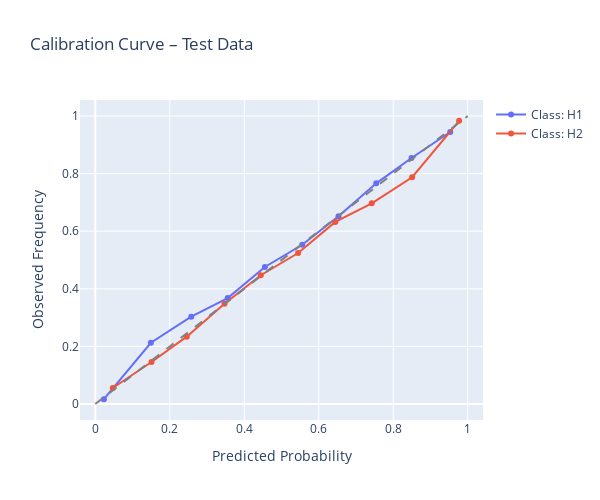

Notebook cell for this chart:
### Markdown cell above
#### ROT Set

### Code cell
# Predict class probabilities for the test set
probs_ret_rot = lgbm_model.predict_proba(X_ret_rot_encoded)  # Shape: (n_samples, n_classes)

# Convert probabilities to class predictions
y_ret_rot_pred = np.argmax(probs_ret_rot, axis=1)

# Inverse transform to original labels if LabelEncoder was used
y_ret_rot_pred_labels = le.inverse_transform(y_ret_rot_pred)
y_ret_rot_labels = le.inverse_transform(y_rot)

# --- Classification Metrics ---
print("Test Accuracy (LightGBM):", accuracy_score(y_rot, y_ret_rot_pred))
print("Test Log Loss:", log_loss(y_rot, probs_ret_rot))
print("\nClassification Report (LightGBM):")
print(classification_report(y_rot, y_ret_rot_pred, target_names=le.classes_))

# --- Predict class probabilities and labels ---
probs_ret_rot = lgbm_model.predict_proba(X_ret_rot_encoded)
y_ret_rot_pred = np.argmax(probs_ret_rot, axis=1)
y_ret_rot_pred_labels = le.inverse_transform(y_ret_rot_pred)
y_ret_rot_labels = le.inverse_transform(y_rot)

# --- Calibration Curve per class ---
traces = []
for i, class_label in enumerate(le.classes_):
    y_true_bin = (y_rot == i).astype(int)
    prob_true, prob_pred = calibration_curve(y_true_bin, probs_ret_rot[:, i], n_bins=10)
    traces.append(go.Scatter(
        x=prob_pred,
        y=prob_true,
        mode='lines+markers',
        name=f'Class: {class_label}'
    ))

traces.append(go.Scatter(
    x=[0, 1], y=[0, 1],
    mode='lines',
    line=dict(dash='dash', color='gray'),
    showlegend=False
))

fig_cal = go.Figure(data=traces)
fig_cal.update_layout(
    title="Calibration Curve – Test Data",
    xaxis_title="Predicted Probability",
    yaxis_title="Observed Frequency",
    width=600,
    height=500
)
fig_cal.show()

### Figure 1 — Plotly figure (JSON) as saved in the notebook; plotly's stock layout.template omitted (floating-point values rounded to 4 significant figures)
{"data": [{"mode": "lines+markers", "name": "Class: H1", "type": "scatter", "x": [0.02317, 0.1493, 0.2577, 0.3555, 0.4554, 0.5557, 0.6531, 0.7544, 0.849, 0.953], "y": [0.01679, 0.2126, 0.3033, 0.3678, 0.4756, 0.5529, 0.6518, 0.7662, 0.8543, 0.9445]}, {"mode": "lines+markers", "name": "Class: H2", "type": "scatter", "x": [0.04699, 0.151, 0.2456, 0.3469, 0.4443, 0.5446, 0.6445, 0.7423, 0.8507, 0.9768], "y": [0.05546, 0.1457, 0.2338, 0.3482, 0.4471, 0.5244, 0.6322, 0.6967, 0.7874, 0.9832]}, {"line": {"color": "gray", "dash": "dash"}, "mode": "lines", "showlegend": false, "type": "scatter", "x": [0, 1], "y": [0, 1]}], "layout": {"height": 500, "title": {"text": "Calibration Curve – Test Data"}, "width": 600, "xaxis": {"title": {"text": "Predicted Probability"}}, "yaxis": {"title": {"text": "Observed Frequency"}}}}
